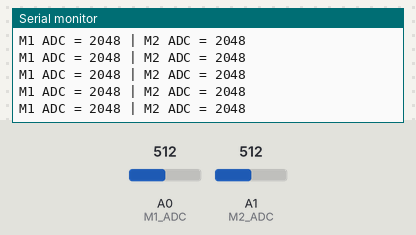
Bench run of a sketch on a simulated Arduino Uno R4 Minima. Shown: the last lines printed to the serial monitor. The test bench sets the inputs (shaded band); at power-on: A0 (M1_ADC) = 512, A1 (M2_ADC) = 512 (analog values on the 0–1023 scale).

Above: at 2.2 s.
2.3 s: A0 (M1_ADC) set to 716
At 2.31 s:
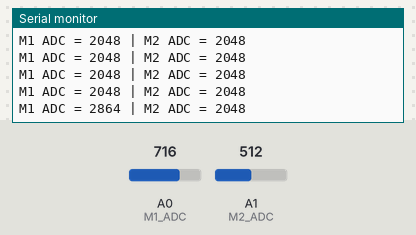
3.8 s: A1 (M2_ADC) set to 716
At 3.82 s:
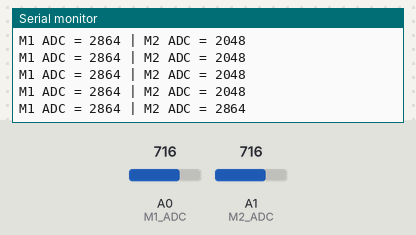
5.3 s: A0 (M1_ADC) set to 900
At 5.32 s:
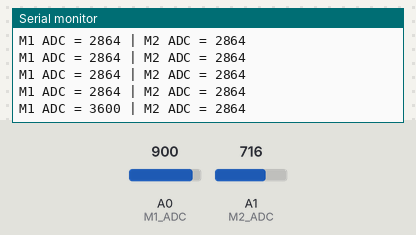
6.8 s: A1 (M2_ADC) set to 900
At 6.83 s:
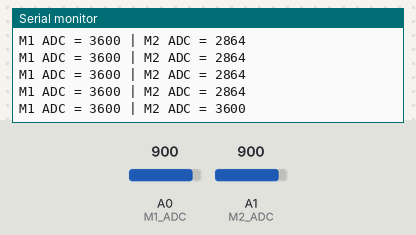
Timing chart, 0 to 9.3 s (numbered marks = the images above; inputs shaded):
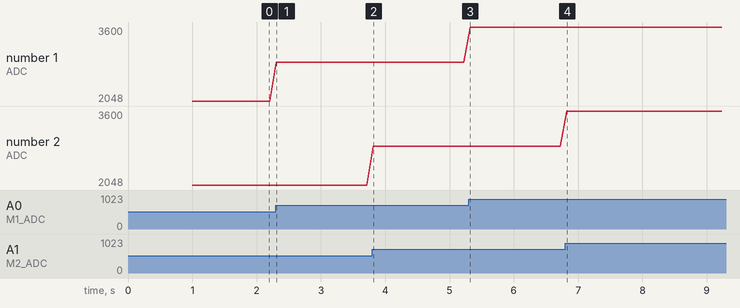

The sketch:

encoder_adc_diagnostic.ino
```cpp
// Two-channel AS5600 encoder acquisition (hardware test sketch)
// Reads the AS5600 analogue outputs on two ADC channels at 12-bit
// resolution and prints the raw codes every 100 ms at 115200 baud.
// Built with the Arduino core for STM32 (STM32duino).

#if defined(ARDUINO_ARCH_STM32)
  // STM32 NUCLEO board
  #define M1_ADC PA3
  #define M2_ADC PC0
#else
  // Arduino Uno / Nano / Uno R4
  #define M1_ADC A0
  #define M2_ADC A1
#endif

uint16_t motor1_ADC = 0;
uint16_t motor2_ADC = 0;

void setup() {
  Serial.begin(115200);
  // 12-bit ADC for STM32 and Arduino Uno R4
#if defined(ARDUINO_ARCH_STM32) || defined(ARDUINO_ARCH_RENESAS)
  analogReadResolution(12);
#endif
  pinMode(M1_ADC, INPUT);
  pinMode(M2_ADC, INPUT);
  delay(1000);
  Serial.println("ADC Feedback Started");
}

void loop() {
  motor1_ADC = analogRead(M1_ADC);      // read encoder 1
  motor2_ADC = analogRead(M2_ADC);      // read encoder 2
  Serial.print("M1 ADC = ");
  Serial.print(motor1_ADC);
  Serial.print(" | M2 ADC = ");
  Serial.println(motor2_ADC);
  delay(100);                           // 100 ms between samples
}
```

Measured:
- after the input at 2.3 s, the serial monitor: prints a new line at once (image 1)
- after the input at 3.8 s, the serial monitor: prints a new line at once (image 2)
- after the input at 5.3 s, the serial monitor: prints a new line at once (image 3)
- after the input at 6.8 s, the serial monitor: prints a new line at once (image 4)
- plotted number 1: 2048 → 2864 after the input at 2.3 s, 2864 → 3600 after the input at 5.3 s
